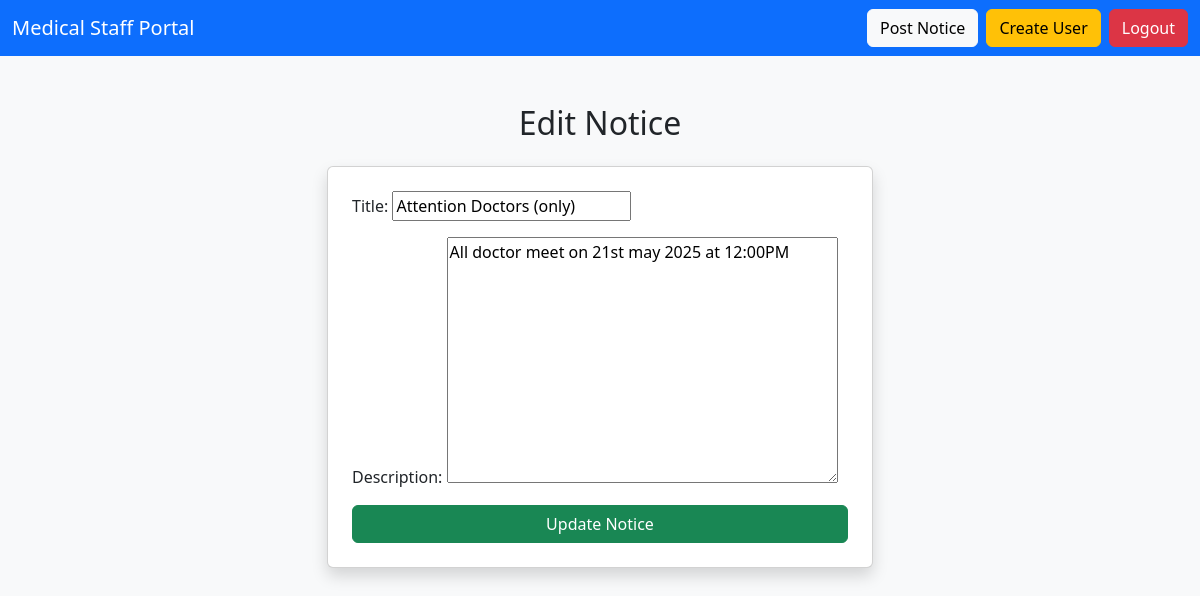
Screenshot of /edit_notice/2/ (signed in) with the database file from the repository.
### portalapp/models.py (models this page shows, shortened)
class Notice(models.Model):
    title = models.CharField(max_length=255)
    description = models.TextField()
    created_at = models.DateTimeField(auto_now_add=True)
    posted_by = models.ForeignKey(User, on_delete=models.CASCADE)

### portalapp/views.py (the view)
# urls.py: path('edit_notice/<int:notice_id>/', views.edit_notice_view, name='edit_notice'),
@login_required
@user_passes_test(lambda u: u.is_staff)
def edit_notice_view(request, notice_id):
    notice = Notice.objects.get(id=notice_id)
    if request.method == 'POST':
        form = NoticeForm(request.POST, instance=notice)
        if form.is_valid():
            form.save()
            return redirect('dashboard')
    else:
        form = NoticeForm(instance=notice)
    return render(request, 'edit_notice.html', {'form': form})

### portalapp/forms.py
class NoticeForm(forms.ModelForm):
    class Meta:
        model = Notice
        fields = ['title', 'description']

### portalapp/Templates/edit_notice.html (shortened to what this page needs)
{% extends 'base.html' %}
{% block content %}
<h2 class="mb-4 text-center">Edit Notice</h2>
<div class="row justify-content-center">
    <div class="col-md-6">
        <div class="card shadow p-4">
            <form method="post">
                {{ form.as_p }}
                <button type="submit" class="btn btn-success w-100">Update Notice</button>
            </form>
        </div>
    </div>
</div>
{% endblock %}

### rows the page displays
Notice: title "Attention Doctors (only)", description "All doctor meet on 21st may 2025 at 12:00PM"
